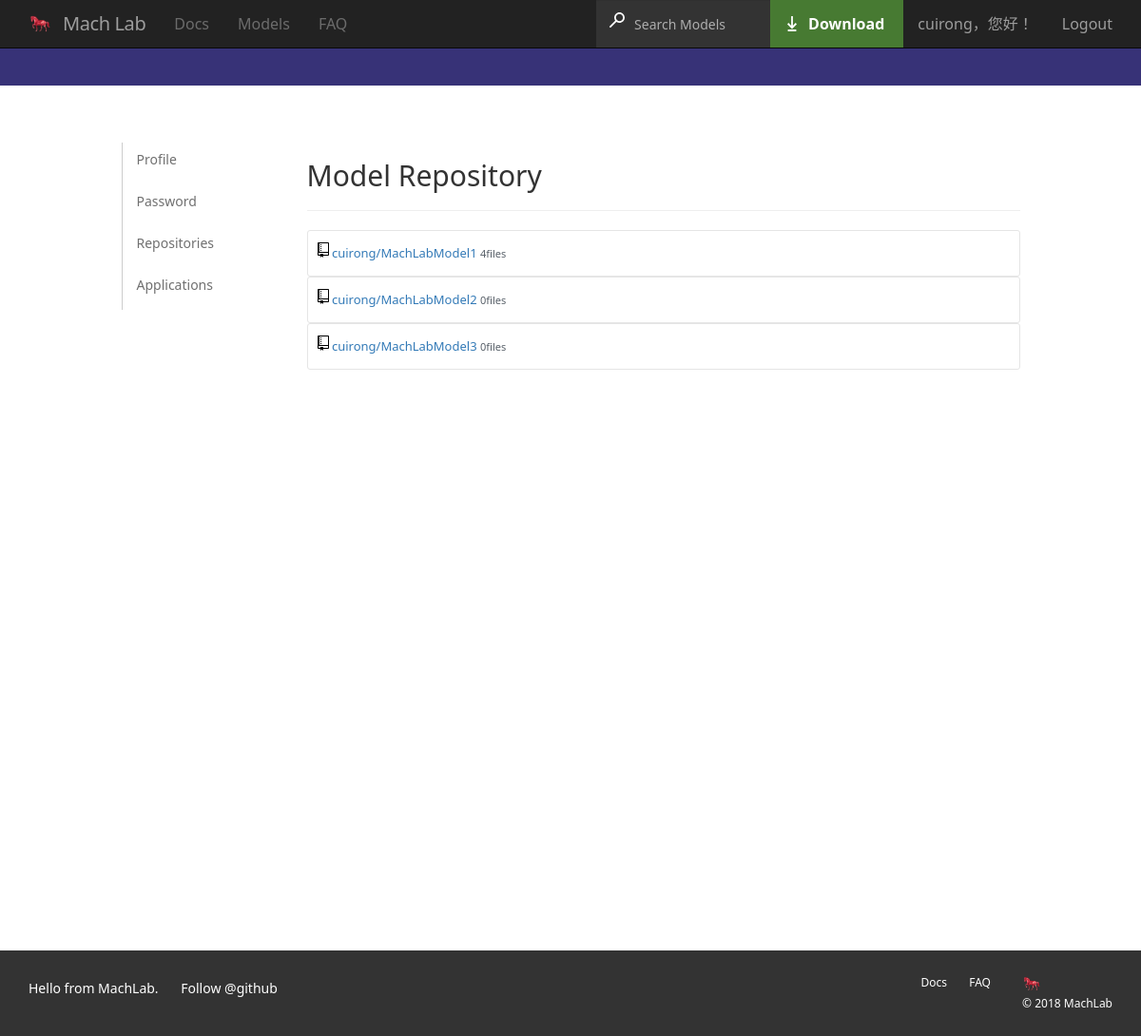
Before: /account/repositories/ (signed in) with the older database file.
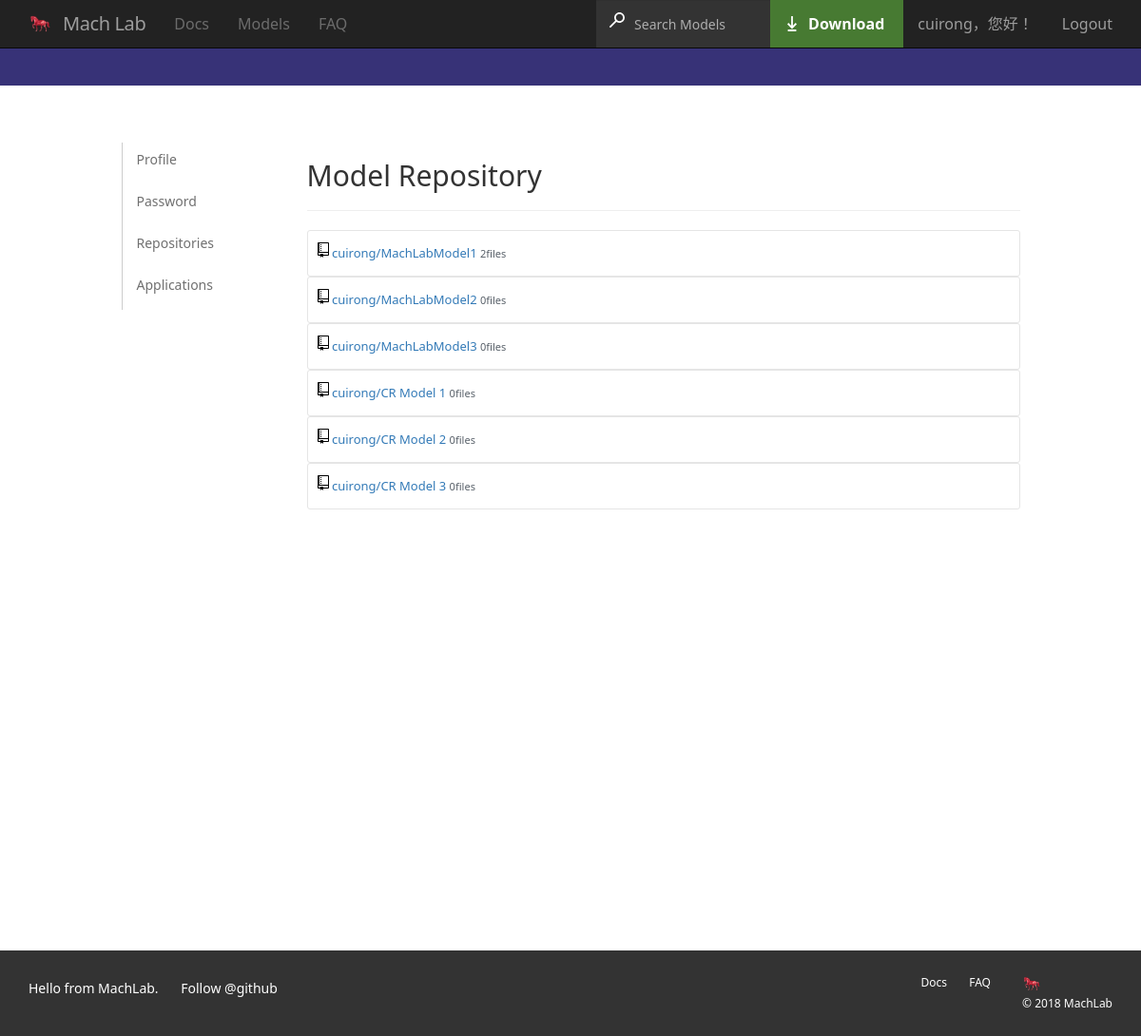
After: the same page with the newer database file.
### MachLab/models.py (models this page shows, shortened)
class Model(models.Model):
    user = models.ForeignKey(User, on_delete=models.CASCADE)
    model_name = models.CharField(max_length=32)
    model_type = models.IntegerField(choices=model_type_choices, default=(0, 'default'), blank=True)
    description = models.TextField(max_length=256, blank=True, null=True)
    star_count = models.IntegerField(default=0)
    click_count = models.IntegerField(default=0)
    modified_datetime = models.DateTimeField(auto_now=True)
    class Meta:
        ordering = ['-star_count']

### Account/views.py (the view)
def account_repositories(request):
    context = {}
    context['title'] = '个人模型概览 | MachLab'
    user = User.objects.get(username=request.user.username)
    models = Model.objects.filter(user=user)
    for model in models:
        model.file_count = len(Modelfile.objects.filter(model=model))
    context['models'] = models
    return render(request, 'repositories.html', context)

### Account/templates/repositories.html (shortened to what this page needs)
﻿{% extends "base.html" %}
{% block main %}
<div role="main" id="main-content">
    <div class="container body-content docs">
        <div class="row clearfix">
            <div class="col-md-1 column">
            </div>
            <div class="col-md-2 column">
                {% block settings-navbar%}
                {% include "./include/settings-navbar.html"%}
                {% endblock%}
            </div>
            <div class="col-md-8 column">
                {% block settings-body%}
                {% include "./include/settings-models.html"%}
                {% endblock%}
            </div>
        </div>
    </div>
</div>
{% endblock %}

### templates/base.html (shortened to what this page needs)
﻿<!DOCTYPE html>
<html lang="en" xmlns="http://www.w3.org/1999/xhtml">
<head>
    <link rel="stylesheet" type="text/css" href="/static/css/style.css">
    <link rel="stylesheet" type="text/css" href="/static/css/bootstrap.min.css">
    <link rel="stylesheet" type="text/css" href="/static/css/bootstrap.css">
</head>
<body class="home win">
    <div id="main" itemscope="" itemtype="http://schema.org/WebApplication">
        {% block header%}
        {% include "./include/header.html"%}
        {% endblock%}
        {% block main%}{% endblock%}
    </div>
    {% block footer%}
    {% include "./include/footer.html"%}
    {% endblock%}
</body>
</html>

### templates/include/header.html (shortened to what this page needs)
<div class="navbar-fixed-container">
    <div class="navbar navbar-inverse navbar-fixed-top affix-top" data-spy="affix" data-offset-top="1">
        <nav role="navigation">
          	<div class="container">
          	    <div class="nav navbar-header">
          	        <a class="navbar-brand" href="/"><span itemprop="name">Mach Lab</span></a>
          	    </div>
          	    <div class="navbar-collapse collapse">
          	        <ul class="nav navbar-nav navbar-left">
          	            <li><a id="nav-docs" href="{% url 'docs' %}">Docs</a></li>
          	            <li><a id="nav-updates" href="{% url 'ranking-list' %}">Models</a></li>
          	            <li><a id="nav-faqs" href="{% url 'faq' %}">FAQ</a></li>
          	        </ul>
          	        <ul class="nav navbar-nav navbar-right">
          	            <li class="search">
          	                <form class="nav-search search-form" action="/search" method="get">
          	                    <div class="input-group">
          	                        <input name="q" class="search-box form-control" placeholder="Search Models" type="text">
          	                        <span class="input-group-btn">
          	                            <button tabindex="0" class="" type="submit" aria-label="Search">
          	                                    <img class="search-icon" src="/static/icons/search.svg" alt="Search" width="16px" height="16px">
          	                            </button>
          	                        </span>
          	                    </div>
          	                </form>
                        </li>
          	            <li>
                            <a itemprop="downloadUrl" class="link-button" href="{% url 'download' %}" id="nav-download">
                                <img class="download-icon" src="/static/icons/download.svg" alt="Download Mach Lab" width="16px" height="16px">
                                <span class="hidden-sm">Download</span>
                            </a>
                        </li>
                        {% if request.user.is_authenticated %}
                            <li><a id="nav-username" href="{% url 'profile' %}">{{ request.user.username }}，您好！</a></li>
          	                <li><a id="nav-logout" href="{% url 'logout' %}">Logout</a></li>
                        {% else %}
          	                <li><a id="nav-login" href="{% url 'login' %}">Signin</a></li>
          	                <li><a id="nav-register" href="{% url 'register' %}">Signup</a></li>
                        {% endif %}
          	        </ul>
          	    </div>
          	</div>
        </nav>
    </div>
</div>

### Account/templates/include/settings-navbar.html
﻿<div class="col-md-2 docs-navbar-container">
    <nav id="docs-navbar" class="docs-nav visible-md visible-lg">
	    <ul class="nav" id="main-nav">
		    <li><a class="docs-home" href="{% url 'profile' %}">Profile</a></li>
		    <li><a class="docs-home" href="{% url 'password' %}">Password</a></li>
		    <li><a class="docs-home" href="{% url 'repositories' %}">Repositories</a></li>
		    <li><a class="docs-home" href="{% url 'applications' %}">Applications</a></li>
	    </ul>
    </nav>
</div>

### Account/templates/include/settings-models.html (shortened to what this page needs)
﻿<div class="col-9 float-left">
    <div class="settings-next">
        <div class="Subhead">
            <h2 class="Subhead-heading">Model Repository</h2>
        </div>
    </div>
    <hr />
    {% for model in models %}
        <div class="listgroup js-collaborated-repos">
            <div class="listgroup-item simple public js-collab-repo" data-model-id="0">
                <a class="mr-1" href="/models/{{request.user.username}}/{{model.model_name}}">{{request.user.username}}/{{model.model_name}}</a>
                <small>{{model.file_count}}files</small>
            </div>
        </div>
    {% empty %}
        <p class="js-collaborated-repos-empty" hidden="">
            You have not created any model. Do you have interest in
            <a href="/models/{{request.user.username}}/create">Create One</a>?
        </p>
    {% endfor %}
</div>

### templates/include/footer.html
﻿<footer role="contentinfo">
    <div class="container">
        <div class="row">
            <div class="left col-md-7">
                <ul class="links">
                    <li>
                        <span class="message">Hello from MachLab.</span>
                    </li>
                    <li>
                        <a href="https://github.com/RichardBrook24/MachLab" aria-hidden="true" onclick="" role="button" tabindex="0">Follow @github</a>
                    </li>
                    <li>
                        <div class="github-star-button">
                            <iframe title="GitHub star button" src="https://ghbtns.com/github-btn.html?user=richardbrook24&amp;repo=MachLab&amp;type=star&amp;count=true" width="130px" height="20px" frameborder="0"></iframe>
                        </div>
                    </li>
                </ul>
            </div>
            <div class="right col-md-5">
                <ul class="links">
                    <li><a id="footer-support-link" href="/docs">Docs</a></li>
                    <li><a id="footer-license-link" href="/docs/supporting/faq">FAQ</a></li>
                </ul>
                <div class="copyright">
                    <a id="footer-machlab-link" class="logo" href="">
                        <img class="logo" src="/static/img/logo.png" alt="MachLab homepage" height="20">
                    </a>
                    <span>© 2018
                        <span itemprop="publisher" itemscope="" itemtype="https://schema.org/Organization">
                            <span itemprop="name">MachLab</span>
                        </span>
                    </span>
                </div>
            </div>
        </div>
    </div>
</footer>

### Account/templates/include/settings-models.html (style rules this page uses)
.listgroup { list-style: none; border: 1px solid #e5e5e5; border-radius: 3px; }
.listgroup-item { min-height: inherit; padding: 10px; font-size: 13px; line-height: 26px; color: #586069; }

Changed rows visible on the page:
changed Model "MachLabModel1": file_count "4" → "2"
added Model: {{ request.user.username }} "cuirong", model_name "CR Model 1", file_count "0"
added Model: {{ request.user.username }} "cuirong", model_name "CR Model 2", file_count "0"
added Model: {{ request.user.username }} "cuirong", model_name "CR Model 3", file_count "0"
